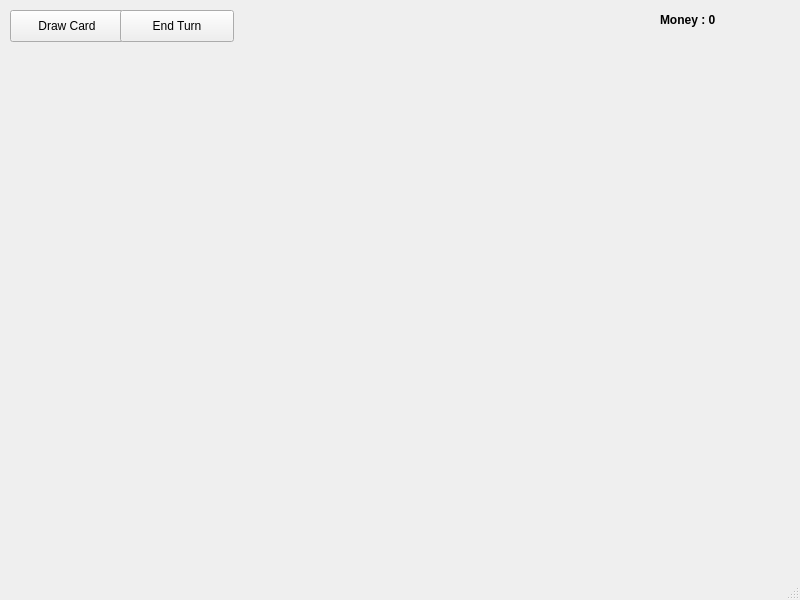
<?xml version="1.0" encoding="UTF-8"?>
<ui version="4.0">
 <class>MainWindow</class>
 <widget class="QMainWindow" name="MainWindow">
  <property name="geometry">
   <rect>
    <x>0</x>
    <y>0</y>
    <width>800</width>
    <height>600</height>
   </rect>
  </property>
  <property name="windowTitle">
   <string>ClashOfScrums</string>
  </property>
  <widget class="QWidget" name="centralwidget">
   <widget class="QPushButton" name="drawCardButton">
    <property name="geometry">
     <rect>
      <x>10</x>
      <y>10</y>
      <width>114</width>
      <height>32</height>
     </rect>
    </property>
    <property name="text">
     <string>Draw Card</string>
    </property>
   </widget>
   <widget class="QPushButton" name="endTurnButton">
    <property name="geometry">
     <rect>
      <x>120</x>
      <y>10</y>
      <width>114</width>
      <height>32</height>
     </rect>
    </property>
    <property name="text">
     <string>End Turn</string>
    </property>
   </widget>
   <widget class="QLabel" name="moneyLabel">
    <property name="geometry">
     <rect>
      <x>660</x>
      <y>10</y>
      <width>120</width>
      <height>20</height>
     </rect>
    </property>
    <property name="font">
     <font>
      <family>Arial</family>
      <weight>75</weight>
      <bold>true</bold>
     </font>
    </property>
    <property name="text">
     <string>Money : 0</string>
    </property>
   </widget>
  </widget>
  <widget class="QMenuBar" name="menubar">
   <property name="geometry">
    <rect>
     <x>0</x>
     <y>0</y>
     <width>800</width>
     <height>22</height>
    </rect>
   </property>
  </widget>
  <widget class="QStatusBar" name="statusbar"/>
 </widget>
 <resources/>
 <connections/>
</ui>
